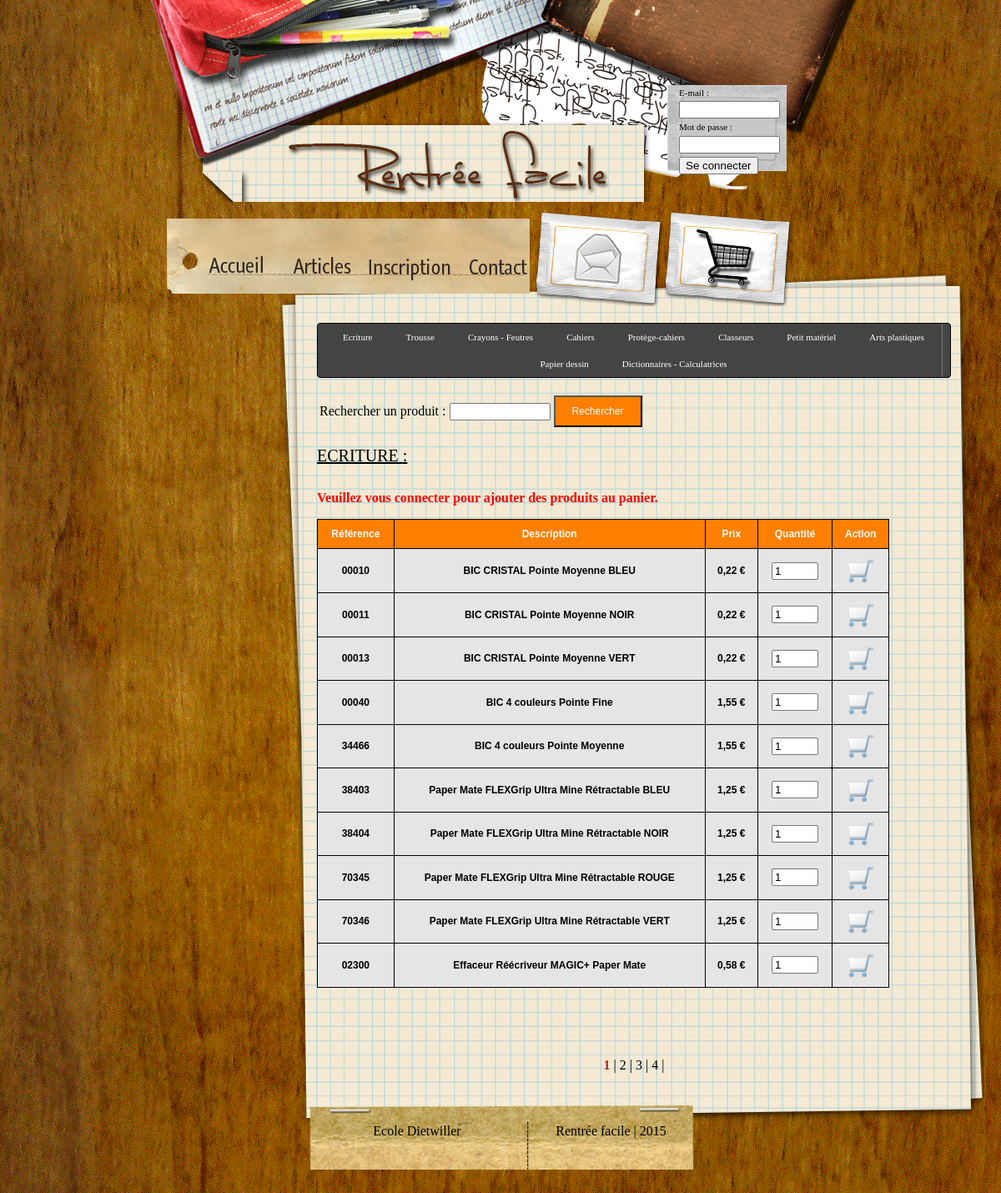
Page /fournitures/index.php?cat=ECRITURE on the committed database.
### tables this page shows
CREATE TABLE Materiel(
	id_mat INT AUTO_INCREMENT NOT NULL,
	ref_mat VARCHAR(20) NOT NULL,
	desc_mat VARCHAR(50),
	prix_mat numeric(5,2),
	id_scat INT NOT NULL,
	PRIMARY KEY (id_mat),
	FOREIGN KEY (id_scat) REFERENCES Sous_categorie (id_scat)
);

### lib/lib_db.class.php (called while the page is built, shortened)
<?php
class DB_connection
{
	private $_connection;
	private $_result;
	public function DB_connection()
	{
		$this->_hostname = HOST;
		$this->_username = USER;
		$this->_password = PASS;
		$this->_database = DB;
		$this->_connection = @mysqli_connect($this->_hostname, $this->_username, $this->_password, $this->_database) or die ("Erreur de connexion &acirc; la base. ".mysql_error());
	}
	public function DB_query($requete)
	{
		$this->_result = @mysqli_query($this->_connection, $requete) or die ("Probl&egrave;me dans l'ex&eacute;cution de la requ&ecirc;te : $requete. ".mysql_error());
		return $this->_result;
	}
	public function DB_object()
	{
		$this->_row = @mysqli_fetch_object($this->_result);
		return $this->_row;
	}
	public function DB_count()
	{
		$this->_row = @mysqli_num_rows($this->_result);
		return $this->_row;
	}
}
?>

### inc/url.inc.php (called while the page is built)
<?php
function recuperer_url()
{
    $url=explode('/', $_SERVER['REQUEST_URI']);
	return $url;
}
?>

### lib/lib_fournitures.php (the view, shortened to what this page needs)
<?php
function afficherFournitures($panier, $rubrique="", $srubrique="", $recherche="")
{
	$db = new DB_connection();
	$query = 'SELECT jma FROM Date_limite';
	$db->DB_query($query);
	$now = Date("Y-m-d");
	$jma = Date("Y-m-d");
	if($db->DB_count() > 0)
	{
		if($date = $db->DB_object())
		{
			$now = new DateTime($now);
			$now = $now->format('Ymd');
			$jma = new DateTime($date->jma);
			$jma = $jma->format('Ymd');
		}
	}
	if(!empty($recherche))
	{
		$requete = 'SELECT ref_mat, desc_mat, prix_mat FROM Materiel WHERE desc_mat LIKE \'%'.$recherche.'%\' OR ref_mat = \''.$recherche.'\'';
	}
	else
	{
		$requete = 'SELECT m.ref_mat, m.desc_mat, m.prix_mat, sc.categorie, sc.scat FROM Materiel as m, Sous_categorie as sc WHERE m.id_scat = sc.id_scat';
		if(!empty($rubrique))
			$requete .= ' AND sc.categorie = \''.$rubrique.'\'';
	}
	$db->DB_query($requete);
	$nb_elems = 10;
	$nb_pages = ceil($db->DB_count() / $nb_elems);
	if(!empty($_GET["page"]))
	{
		$page = intval($_GET["page"]);
		if($_GET["page"] > $nb_pages || $_GET["page"] < 1)
			$page = 1;
	}
	else
		$page = 1;
	$debut = ($page - 1) * $nb_elems;
	$requete .= ' LIMIT '.$debut.', '.$nb_elems.'';
	echo "<div id=\"produits\">";
	if(isset($_SESSION["id_parent"]))
	{
		if($now < $jma)
		{
			if(isset($_GET["ref"]))
			{
				$requete2 = 'SELECT ref_mat FROM Materiel WHERE ref_mat = "'.htmlSpecialChars($_GET["ref"]).'"';
				$db->DB_query($requete2);
				if($db->DB_count() > 0)
				{
					$str = "L'article ".$_GET["ref"]." a été ajouté au <a href=\"../panier\">panier</a>";
					if(isset($_GET["qte"]))
					{
						$str .= " en ".$_GET["qte"]." exemplaires.";
					}
					echo "<span style=\"color:green\"><p><strong>$str</strong></p></span>";
				}
			}
		}
		else
		{
			echo "<span style=\"color:red\"><p><strong>La date limite de commande est passée.</strong></p></span>";
		}
	}
	else
	{
		echo "<span style=\"color:red\"><p><strong>Veuillez vous connecter pour ajouter des produits au panier.</strong></p></span>";
	}
	$db->DB_query($requete);
	if($db->DB_count() > 0)
	{
		echo "<div class=\"liste\">";
		echo "<table>
				<tr>
					<td>Référence</td>
					<td>Description</td>
					<td>Prix</td>
					<td>Quantité</td>
					<td>Action</td>
				</tr>";
		while($mat = $db->DB_object())
		{
			echo "<form method=\"get\" action=\"\">";
			$tr = "<tr>";
			echo $tr;
				echo "<td>".$mat->ref_mat."</td>
				<td>".$mat->desc_mat."</td>
				<td>".number_format($mat->prix_mat, 2, ',', ' ')." €</td>";
				$td = "<td><input type=\"number\" name=\"qte\" value=\"1\" size=\"1\" min=\"1\" max=\"20\"></td>";
				echo $td;
				echo "<td><input type=\"submit\" title=\"Ajouter au panier\" value=\"\" class=\"ajPanier\"></td>";
				echo "</tr>";
				echo "</form>";
		}
		echo "</table>";
	}
	else
	{
		echo "<p>Aucun produit trouvé.</p>";
	}
	echo "</div></div>";
	echo "<div id=\"pages\">";
	$chemin = explode('/', recuperer_url()[4])[0];
	$script = explode('?', $chemin)[0];
	for($i=1; $i <= $nb_pages; ++$i)
	{
		if($page == $i)
			echo "<span style=\"font-weight:bold; color:brown\">".$i."</span> | ";
		else
		{
			if(aucun_arg($chemin))
				echo "<a href=".formater_url($script, urlencode($rubrique), urlencode($srubrique), urlencode($recherche))."?page=".$i.">".$i."</a>";
			else
				echo "<a href=".formater_url($script, urlencode($rubrique), urlencode($srubrique), urlencode($recherche))."&amp;page=".$i.">".$i."</a>";
			echo " | ";
		}
	}
	echo "</div>";
}
function aucun_arg($url)
{
	if(!isset($_GET["cat"]) && !isset($_GET["scat"]) && !isset($_GET["find"]))
	{
		return true;
	}
	else
	{
		if(empty($_GET["cat"]) && empty($_GET["scat"]) && empty($_GET["find"]))
		{
			return true;
		}
		else
		{
			return false;
		}
	}
}
function formater_url($script, $cat, $scat, $find)
{
	$str = $script;
	if($cat!="")
	{
		$str .= "?cat=".$cat;
	}
	return $str;
}
?>

### css/style.css (style rules this page uses)
body { background-image:url(../img/background.gif) ; margin:0px 15% 10px 15%; }
#pages { text-align:center; }
#pages a:link, #pages a:visited { color:black; text-decoration:none; }
#produits { margin-top:30px; min-height:680px; }
.ajPanier { background:url(../img/panier.png); width:32px; height:32px; cursor:pointer; border:0; }
.liste { margin:0px;padding:0px; width:90%; border:1px solid #000000; -moz-border-radius-bottomleft:0px; -webkit-border-bottom-left-radius:0px; border-bottom-left-radius:0px; -moz-border-radius-bottomright:0px; -webkit-border-bottom-right-radius:0px; border-bottom-right-radius:0px; -moz-border-radius-topright:0px; -webkit-border-top-right-radius:0px; border-top-right-radius:0px; -moz-border-radius-topleft:0px; -webkit-border-top-left-radius:0px; border-top-left-radius:0px; }
.liste table { border-collapse: collapse; border-spacing: 0; width:100%; height:100%; margin:0px;padding:0px; }
.liste table tr:first-child td:first-child { -moz-border-radius-topleft:0px; -webkit-border-top-left-radius:0px; border-top-left-radius:0px; }
.liste table tr:first-child td:last-child { -moz-border-radius-topright:0px; -webkit-border-top-right-radius:0px; border-top-right-radius:0px; }
.liste td { vertical-align:middle; background-color:#e5e5e5; border:1px solid #000000; border-width:0px 1px 1px 0px; text-align:center; padding:10px; font-size:12px; font-family:Arial; font-weight:bold; color:#000000; }
.liste tr td:last-child { border-width:0px 0px 1px 0px; }
.liste tr:first-child td { background:-o-linear-gradient(bottom, #ff7f00 5%, #ff7f00 100%); background:-webkit-gradient( linear, left top, left bottom, color-stop(0.05, #ff7f00), color-stop(1, #ff7f00) ); background:-moz-linear-gradient( center top, #ff7f00 5%, #ff7f00 100% ); filter:progid:DXImageTransform.Microsoft.gradient(startColorstr="#ff7f00", endColorstr="#ff7f00"); background: -o-linear-gradient(top,#ff7f00,ff7f00); background-color:#ff7f00; border:0px solid #000000; text-align:center; border-width:0px 0px 1px 1px; font-size:12px; font-family:Arial; font-weight:bold; color:#ffffff; }
.liste tr:first-child td:first-child { border-width:0px 0px 1px 0px; }
.liste tr:first-child td:last-child { border-width:0px 0px 1px 1px; }

### rows in the picture
materiel: ref_mat "00010", desc_mat "BIC CRISTAL Pointe Moyenne BLEU", prix_mat "0,22"
materiel: ref_mat "00011", desc_mat "BIC CRISTAL Pointe Moyenne NOIR", prix_mat "0,22"
materiel: ref_mat "00013", desc_mat "BIC CRISTAL Pointe Moyenne VERT", prix_mat "0,22"
materiel: ref_mat "00040", desc_mat "BIC 4 couleurs Pointe Fine", prix_mat "1,55"
materiel: ref_mat "34466", desc_mat "BIC 4 couleurs Pointe Moyenne", prix_mat "1,55"
materiel: ref_mat "38403", desc_mat "Paper Mate FLEXGrip Ultra Mine Rétractable BLEU", prix_mat "1,25"
materiel: ref_mat "38404", desc_mat "Paper Mate FLEXGrip Ultra Mine Rétractable NOIR", prix_mat "1,25"
materiel: ref_mat "70345", desc_mat "Paper Mate FLEXGrip Ultra Mine Rétractable ROUGE", prix_mat "1,25"
materiel: ref_mat "70346", desc_mat "Paper Mate FLEXGrip Ultra Mine Rétractable VERT", prix_mat "1,25"
materiel: ref_mat "02300", desc_mat "Effaceur Réécriveur MAGIC+ Paper Mate", prix_mat "0,58"

### other values in the picture
$titres[$i++] "Ecriture"
$titres[$i++] "Trousse"
$titres[$i++] "Crayons - Feutres"
$titres[$i++] "Cahiers"
$titres[$i++] "Protège-cahiers"
$titres[$i++] "Classeurs"
$titres[$i++] "Petit matériel"
$titres[$i++] "Arts plastiques"
$titres[$i++] "Papier dessin"
$titres[$i++] "Dictionnaires - Calculatrices"
$_GET["cat"] "ECRITURE"
